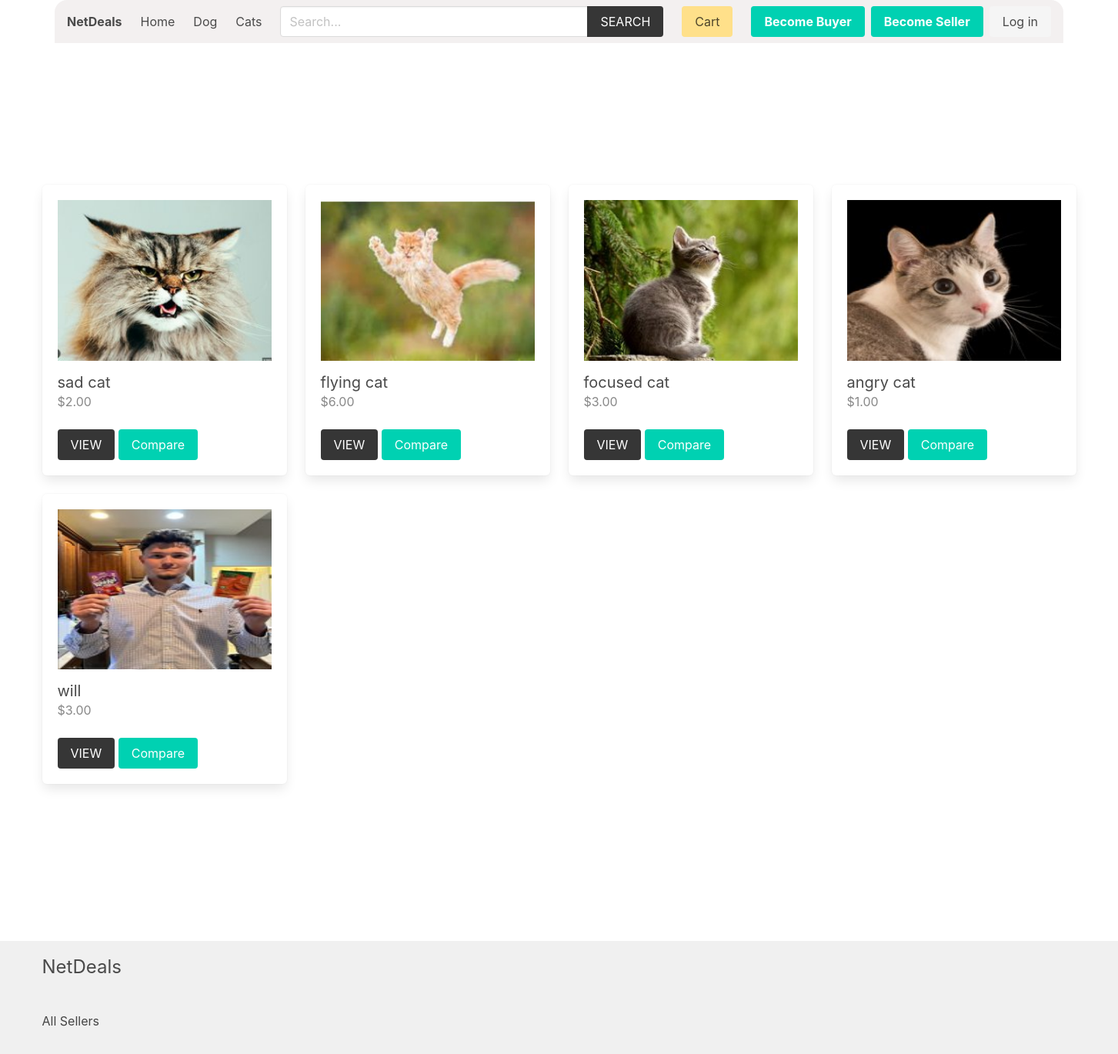
/seller/3/, run on the app's committed database.
### product/models.py (models this page shows, shortened)
class Category(models.Model):
    title = models.CharField(max_length=50)
    slug = models.SlugField(max_length=55)
    ordering = models.IntegerField(default=0)
    class Meta:
        ordering = ['ordering']

class Product(models.Model):
    quantity = models.PositiveIntegerField(default=0)
    category = models.ForeignKey(Category, related_name='products', on_delete=models.CASCADE)
    seller = models.ForeignKey(SellerProfile, related_name="products", on_delete=models.CASCADE)
    title = models.CharField(max_length=50)
    slug = models.SlugField(max_length=55)
    description = models.TextField(blank=True, null=True)
    price = models.DecimalField(max_digits=6, decimal_places=2)
    added_date = models.DateTimeField(auto_now_add=True)
    image = models.ImageField(upload_to='uploads/', blank=True, null=True)
    thumbnail = models.ImageField(upload_to='uploads/', blank=True, null=True) # Change uploads to thumbnails
    class Meta:
        ordering = ['-added_date']
    def get_thumbnail(self):
        if self.thumbnail:
            return self.thumbnail.url

### seller/views.py (the view)
# urls.py: path('seller/', include('seller.urls')),
def seller(request, seller_id):
    seller = get_object_or_404(SellerProfile, pk=seller_id)
    return render(request, 'seller/seller.html', {'seller': seller})

### cart/cart.py (called while the page is built)
    def __len__(self):
        return sum(item['quantity'] for item in self.cart.values())

### cart/context_processors.py (called while the page is built)
def cart(request):
    return {'cart': Cart(request)}

### product/context_processors.py (called while the page is built)
def menu_categories(request):
    categories = Category.objects.all()
    return {'categories': categories}

### templates/seller/seller.html (shortened to what this page needs)
{% extends 'core/base.html' %}
{% block content %}
    <div class="columns is-multiline mb-6">
        <div class="column is-12 has-test-centered mt-6 mb-6">
        </div>
        {% for product in seller.products.all %}
            {% include 'product/parts/list_item.html' %}
        {% endfor %}
    </div>
{% endblock content %}

### templates/core/base.html (shortened to what this page needs)
{% load static %}
{% load product_filters %}
<!DOCTYPE html>
<html lang="en">
<head>
    <link rel="stylesheet" href="https://cdn.jsdelivr.net/npm/bulma@0.9.2/css/bulma.min.css">
    <link rel="stylesheet" href="{% static 'css/main.css' %}">
</head>
<body>
    <div class="container px-4">
        <nav class="navbar px-4" role="navigation" aria-label="main navigation">
            <div class="navbar-brand">
                <a class="navbar-item" href="{% url 'core:home' %}">
                    <h1><strong>NetDeals</strong></h1>
                </a>
            </div>
            <div id="navbarBasicExample" class="navbar-menu">
                <div class="navbar-start">
                <a class="navbar-item" href="{% url 'core:home' %}">
                    Home
                </a>
                {% for category in categories %}
                    <a class="navbar-item" href="{% url 'product:category' category.slug %}">
                        {{category.title}}
                    </a>
                {% endfor %}
                </div>
                <div class="navbar-start">
                    <div class="navbar-item">
                        <form method="get" action="{% url 'product:search' %}">
                            <div class="field has-addons">
                                <div class="control">
                                    <input type="search" name="query" id="" class="input" placeholder="Search...">
                                </div>
                                <div class="control">
                                    <button class="button is-dark is-uppercase">Search</button>
                                </div>
                            </div>
                        </form>
                    </div>
                </div>
                <div class="navbar-end">
                <div class="navbar-item">
                    <a href="{% url 'cart:cart' %}" class="button is-warning">Cart {% if cart %}({{cart|length}}){% endif %}</a>
                </div>
                {% if user.role == 'seller' %}
                <div class="navbar-item has-dropdown is-hoverable">
                    <a class="navbar-link is-capitalized">
                    {{user.seller.name}}
                    </a>
                    <div class="navbar-dropdown">
                    <a class="navbar-item" href="{% url 'seller:seller-dashboard' %}">
                        Dashboard
                    </a>
                    <a class="navbar-item" href="{% url 'seller:order-history' %}">
                        Order History
                    </a>
                    <a class="navbar-item" href="{% url 'seller:edit-seller' %}">
                        Update Profile
                    </a>
                    <a class="navbar-item" href="{% url 'seller:add-product' %}">
                        Add Product
                    </a>
                    <hr class="navbar-divider">
                    <a class="navbar-item" href="{% url 'seller:logout' %}">
                        Logout
                    </a>
                    </div>
                </div>
                {% else %}
                <div class="navbar-item">
                    <div class="buttons">
                        <a class="button is-primary" href="{% url 'buyer:become-buyer' %}">
                            <strong>Become Buyer</strong>
                        </a>
                        <a class="button is-primary" href="{% url 'seller:become-seller' %}">
                            <strong>Become Seller</strong>
                        </a>
                        <a class="button is-light" href="{% url 'core:login' %}">
                            Log in
                        </a>
                    </div>
                </div>
                {% endif %}
                </div>
            </div>
            </nav>
    </div>
    <section class="section">
        <div class="container">
            {% block content %}{% endblock content %}
        </div>
    </section>
    <div class="main-content-wrapper">
        <section class="section">
        </section>
    </div>
    <footer class="footer">
        <div class="container">
            <h3 class="is-size-4 mb-4">NetDeals</h3>
            <br>
            <a href="{% url 'seller:sellers' %}">All Sellers</a>
        </div>
    </footer>
</body>
</html>

### templates/product/parts/list_item.html (shortened to what this page needs)
<div class="column is-3 product-list-item">
    <div class="box">
        <figure class="image is-4by3 mb-4">
            <img src="{{ product.get_thumbnail }}" alt="{{product.title}}">
        </figure>
        <h2 class="subtitle">{{product.title}}</h2>
        <h3 class="price is-size-6 mb-5">${{product.price}}</h3>
        <a href="{% url 'product:product' product.category.slug product.slug %}" class="button is-dark is-uppercase">View</a>
         <button type="button" class="button is-primary" onclick="compareProduct({{ product.pk }})">Compare</button>
        </div>
</div>

### core/static/css/main.css (style rules this page uses)
.footer a { margin-bottom: 15px; display: inline-block; color: #444; }
.product-list-item .box .subtitle { margin-bottom: 0; }
.product-list-item .box .price { color: #888; }

### templates/core/base.html (style rules this page uses)
.navbar { z-index: 1000; background-color: #f3f0f0; border-radius: 1rem 1rem 0 0; margin-bottom: 1rem; width: 100%; position: relative; }
.navbar .input { width: 400px; }
.navbar .field.has-addons { width: 100%; }
body { display: flex; flex-direction: column; min-height: 100vh; }
.main-content-wrapper { flex-grow: 1; }
.footer { background-color: #f0f0f0; padding: 1rem 0; }

### data on the page
Category: title "Dog"
Category: title "Cats"
Product: get_thumbnail (picture), title "sad cat", price "2.00"
Product: get_thumbnail (picture), title "flying cat", price "6.00"
Product: get_thumbnail (picture), title "focused cat", price "3.00"
Product: get_thumbnail (picture), title "angry cat", price "1.00"
Product: get_thumbnail (picture), title "will", price "3.00"
